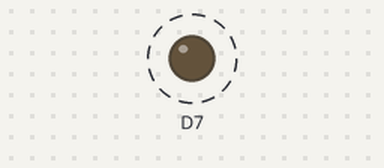
The sketch below on a simulated ESP8266 (NodeMCU). Shown: output pins drawn as LEDs (lit = HIGH). Dashed ring = blinking.

Above: at 0.5 s.
Timing chart, 0 to 4.6 s (numbered marks = the images above):
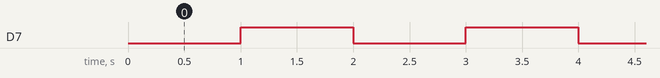

The sketch:

ESP-8266-12E-Blink.ino
```cpp
//Tools-->Boards-->Node MCU 1.0 (ESP-12E) Module

void setup() {
  pinMode(D7, OUTPUT);     // Initialize the LED_BUILTIN pin as an output
}

// the loop function runs over and over again forever
void loop() {
  digitalWrite(D7, LOW);   // Turn the LED on (Note that LOW is the voltage level
  // but actually the LED is on; this is because
  // it is active low on the ESP-01)
  delay(1000);                      // Wait for a second
  digitalWrite(D7, HIGH);  // Turn the LED off by making the voltage HIGH
  delay(1000);                      // Wait for two seconds (to demonstrate the active low LED)
}
```

Measured:
- by itself, D7: alternates HIGH for 1.0 s and LOW for 1.0 s
